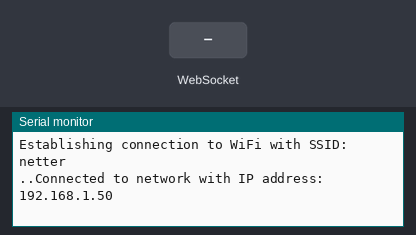
The sketch below on a simulated ESP32. Parts: the last lines printed to the serial monitor. The inputs (shaded band) are chosen by the test bench. WiFi joins after 1.5 s; servers stay silent unless stated; storage starts empty; random numbers use the default seed unless the sketch sets one.

Above: at 3.2 s.
3.3 s: WebSocket text "1" received
At 4.3 s:
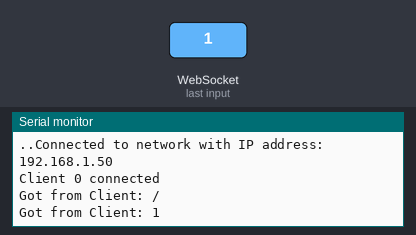
4.8 s: WebSocket text "0" received
At 5.4 s:
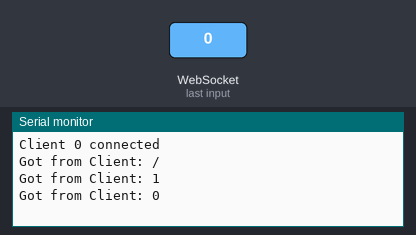

Measured:
- after the input at 3.3 s, the serial monitor: prints a new line at once (image 1)
- after the input at 4.8 s, the serial monitor: prints a new line at once (image 2)

The sketch:

DLSimServer.ino
```cpp
#include <WiFi.h>                                     // needed to connect to WiFi
#include <WebServer.h>                                // needed to create a simple webserver
#include <WebSocketsServer.h>                         // needed for instant communication between client and server through Websockets
#include <ArduinoJson.h>          // needed for JSON encapsulation (send multiple variables with one string)
#include <WebSocketsClient.h>
#include <FS.h>
#include "SPIFFS.h"


#define FORMAT_SPIFFS_IF_FAILED true


// SSID and password of Wifi connection:
const char* ssid = "netter";
const char* password = "1212121212";

// The String below "webpage" contains the complete HTML code that is sent to the client whenever someone connects to the webserver
String webpage = "<!DOCTYPE html><html><head><title>Page Title</title></head><body style='background-color: #EEEEEE;'><span style='color: #003366;'><h1>Lets generate a random number</h1><p>The first random number is: <span id='rand1'>-</span></p><p>The second random number is: <span id='rand2'>-</span></p><p><button type='button' id='BTN_SEND_BACK'>Send info to ESP32</button></p></span></body><script> var Socket; document.getElementById('BTN_SEND_BACK').addEventListener('click', button_send_back); function init() { Socket = new WebSocket('ws://' + window.location.hostname + ':81/'); Socket.onmessage = function(event) { processCommand(event); }; } function button_send_back() { var msg = {brand: 'Gibson',type: 'Les Paul Studio',year: 2010,color: 'white'};Socket.send(JSON.stringify(msg)); } function processCommand(event) {var obj = JSON.parse(event.data);document.getElementById('rand1').innerHTML = obj.rand1;document.getElementById('rand2').innerHTML = obj.rand2; console.log(obj.rand1);console.log(obj.rand2); } window.onload = function(event) { init(); }</script></html>";

// The JSON library uses static memory, so this will need to be allocated:
StaticJsonDocument<1024> doc_tx;                       // provision memory for about 300 characters
StaticJsonDocument<512> doc_rx;


//List of DLSims
IPAddress ipAddr;

// We want to periodically send values to the clients, so we need to define an "interval" and remember the last time we sent data to the client (with "previousMillis")
int interval = 1000;                                  // send data to the client every 1000ms -> 1s
unsigned long previousMillis = 0;                     // we use the "millis()" command for time reference and this will output an unsigned long

// Initialization of webserver and websocket
WebServer server(80);                                 // the server uses port 80 (standard port for websites
WebSocketsServer webSocket = WebSocketsServer(81);    // the websocket uses port 81 (standard port for websockets

void setup() {
  Serial.begin(115200);                               // init serial port for debugging

  WiFi.begin(ssid, password);                         // start WiFi interface
  Serial.println("Establishing connection to WiFi with SSID: " + String(ssid));     // print SSID to the serial interface for debugging

  while (WiFi.status() != WL_CONNECTED) {             // wait until WiFi is connected
    delay(1000);
    Serial.print(".");
  }
  Serial.print("Connected to network with IP address: ");
  Serial.println(WiFi.localIP());                     // show IP address that the ESP32 has received from router

  server.on("/", []() {                               // define here wat the webserver needs to do
    server.send(200, "text\html", webpage);           //    -> it needs to send out the HTML string "webpage" to the client
    // NOTE: if you use Edge or IE, then use:
    //server.send(200, "text/html", webpage);
  });
  server.begin();                                     // start server

  webSocket.begin();                                  // start websocket
  webSocket.onEvent(webSocketEvent);                  // define a callback function -> what does the ESP32 need to do when an event from the websocket is received? -> run function "webSocketEvent()"


  //allows serving of files from SPIFFS
  if(!SPIFFS.begin(FORMAT_SPIFFS_IF_FAILED)){
        Serial.println("SPIFFS Mount Failed");
        return;
    }


}


void loop() {
  server.handleClient();                              // Needed for the webserver to handle all clients
  webSocket.loop();                                   // Update function for the webSockets

  unsigned long now = millis();                       // read out the current "time" ("millis()" gives the time in ms since the Arduino started)
  if ((unsigned long)(now - previousMillis) > interval) { // check if "interval" ms has passed since last time the clients were updated

    String jsonString = "";                           // create a JSON string for sending data to the client
    JsonObject object = doc_tx.to<JsonObject>();      // create a JSON Object
    object["rand1"] = random(100);                    // write data into the JSON object -> I used "rand1" and "rand2" here, but you can use anything else
    object["rand2"] = random(100);
    serializeJson(doc_tx, jsonString);                // convert JSON object to string
   // Serial.println(jsonString);                       // print JSON string to console for debug purposes (you can comment this out)
   // webSocket.broadcastTXT(jsonString);               // send JSON string to clients

    previousMillis = now;                             // reset previousMillis
  }
  //int num_clients=webSocket.connectedClients(true);

  //Serial.print("Connected Clients.. "+ num_clients);
 // delay(10);
 // Serial.println(" out of " + String(WEBSOCKETS_SERVER_CLIENT_MAX));
 // delay(10);

}

void webSocketEvent(byte num, WStype_t type, uint8_t * payload, size_t length) {      // the parameters of this callback function are always the same -> num: id of the client who send the event, type: type of message, payload: actual data sent and length: length of payload
  switch (type) {                                     // switch on the type of information sent
    case WStype_DISCONNECTED:                         // if a client is disconnected, then type == WStype_DISCONNECTED
    //  Serial.println("Client " + String(num) + " disconnected");
      break;
    case WStype_CONNECTED:                            // if a client is connected, then type == WStype_CONNECTED
      Serial.println("Client " + String(num) + " connected");
      Serial.println("Got from Client: " + String((char *)payload));

      char * _payload;

      _payload=(char *)payload;

      // if client invoked connect api with /?tsn=9090

      if((String(_payload).compareTo("/?tsn=9090"))==0){
        String _send_spi_response=read_json_file(SPIFFS,"/api_connect_response.json");
        //serializeJson(doc_tx,_send_spi_response);
        // send the api response to client
        webSocket.sendTXT(num,_send_spi_response);
       // Serial.println("Read from file... "+_send_spi_response);

      }

      //ipAddr = webSocket.remoteIP(num);
      //Serial.println("Clients connected " + ipAddr);
      // optionally you can add code here what to do when connected

      break;
    case WStype_TEXT:                                 // if a client has sent data, then type == WStype_TEXT


      char * command=(char*)payload;
      Serial.println("Got from Client: " + String(command));

      // try to decipher the JSON string received
      DeserializationError error = deserializeJson(doc_rx, payload);
      const char * _action=doc_rx["action"];
      if (error) {
        Serial.print(F("deserializeJson() failed: "));
        Serial.println(error.f_str());
        return;
      }
      else {

        // got from client open request

        if((String(_action).compareTo("openLockers"))==0){
        String _send_spi_response=read_json_file(SPIFFS,"/api_open_response.json");
        //serializeJson(doc_tx,_send_spi_response);
        // send the api response to client
        webSocket.sendTXT(num,_send_spi_response);
       // Serial.println("Read from file... "+_send_spi_response);

      }

      }
      Serial.println("");
      break;
  }
}

String read_json_file(fs::FS &fs, const char * path)
{

   Serial.printf("Reading file... ");

   String _json_data="";
   String line_buff="";
    File file = fs.open(path);
    if(!file || file.isDirectory()){
        Serial.println("- failed to open file for reading");
        return "Error";
    }

    Serial.println("- read from file:");
    while(file.available()){
     // Serial.write(file.read());
     //file.read(line_buff,1024);
     //file.readBytesUntil('\n', line_buff, 1024);
      //char* str=(char*)line_buff;
     // String str=String(line_buff);

     line_buff=file.readStringUntil('\n');
     _json_data.concat(line_buff);

     //Serial.println(line_buff);
    }
    file.close();
    //Serial.println("_json_data "+_json_data);
    return (String)_json_data;
}
```
